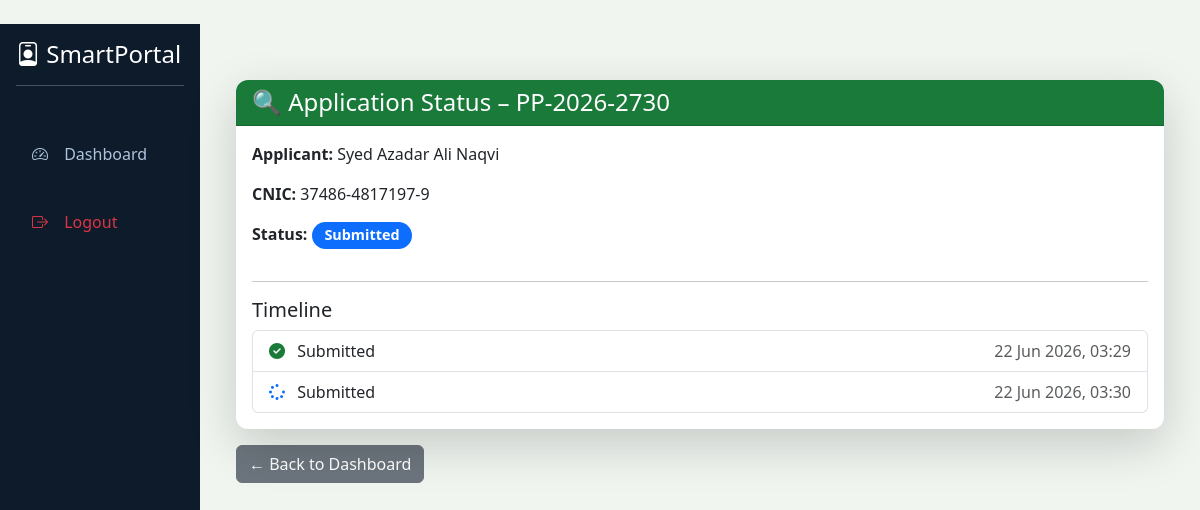
Screenshot of /passport/track/1/ (signed in) with the database file from the repository.
### passport/models.py (models this page shows, shortened)
class PassportApplication(models.Model):
    application_id = models.CharField(max_length=20, unique=True, editable=False)
    application_date = models.DateTimeField(auto_now_add=True)
    CATEGORY_CHOICES = [
        ('NEW', 'New Passport'),
        ('RENEW', 'Renewal'),
        ('LOST', 'Lost'),
        ('DAMAGED', 'Damaged'),
    ]
    category = models.CharField(max_length=10, choices=CATEGORY_CHOICES, default='NEW')
    PROCESSING_CHOICES = [
        ('ORDINARY', 'Ordinary (PKR 5,000)'),
        ('URGENT', 'Urgent (PKR 10,000)'),
    ]
    processing_type = models.CharField(max_length=10, choices=PROCESSING_CHOICES, default='ORDINARY')
    PAGE_CHOICES = [
        (36, '36 Pages'),
        (72, '72 Pages (+PKR 2,000)'),
        (100, '100 Pages (+PKR 4,000)'),
    ]
    pages = models.IntegerField(choices=PAGE_CHOICES, default=36)
    full_name = models.CharField(max_length=200)
    first_name = models.CharField(max_length=100)
    last_name = models.CharField(max_length=100)
    gender = models.CharField(max_length=10, choices=[('M','Male'),('F','Female'),('O','Other')])
    date_of_birth = models.DateField()
    place_of_birth = models.CharField(max_length=100)
    nationality = models.CharField(max_length=50, default='Pakistani')
    religion = models.CharField(max_length=50, blank=True)
    marital_status = models.CharField(max_length=20, choices=[('S','Single'),('M','Married'),('D','Divorced'),('W','Widowed')])
    blood_group = models.CharField(max_length=5, blank=True)
    height = models.CharField(max_length=10, blank=True)
    eye_color = models.CharField(max_length=20, blank=True)
    identification_marks = models.TextField(blank=True)
    cnic = models.CharField(max_length=15, unique=True, validators=[RegexValidator(r'^\d{5}-\d{7}-\d$', 'Invalid CNIC format')])
    cnic_issue_date = models.DateField()
    cnic_expiry_date = models.DateField()
    family_registration_number = models.CharField(max_length=20, blank=True)
    b_form_number = models.CharField(max_length=20, blank=True)
    mobile = models.CharField(max_length=15)
    email = models.EmailField()
    emergency_contact_name = models.CharField(max_length=100)
    emergency_contact_number = models.CharField(max_length=15)
    emergency_relationship = models.CharField(max_length=50)
    highest_qualification = models.CharField(max_length=100, blank=True)
    institute_name = models.CharField(max_length=200, blank=True)
    passing_year = models.IntegerField(null=True, blank=True)
    employment_status = models.CharField(max_length=20, choices=[('EMP','Employed'),('UNEMP','Unemployed'),('STU','Student')], default='UNEMP')
    occupation = models.CharField(max_length=100, blank=True)
    organization = models.CharField(max_length=200, blank=True)
    monthly_income = models.CharField(max_length=50, blank=True)
    travel_purpose = models.CharField(max_length=50, choices=[('TOURISM','Tourism'),('STUDY','Study'),('WORK','Work'),('BUSINESS','Business'),('RELIGIOUS','Religious')], default='TOURISM')
    destination_country = models.CharField(max_length=100, blank=True)
    expected_travel_date = models.DateField(null=True, blank=True)
    previous_passport_number = models.CharField(max_length=20, blank=True)
    fee = models.IntegerField(default=5000)
    STATUS_CHOICES = [
        ('DRAFT', 'Draft'),
        ('SUBMITTED', 'Submitted'),
        ('UNDER_REVIEW', 'Under Review'),
        ('DOC_VERIFIED', 'Documents Verified'),
        ('BIO_VERIFIED', 'Biometric Verified'),
        ('APPROVED', 'Approved'),
        ('PRINTING', 'Printing'),
        ('DISPATCHED', 'Dispatched'),
        ('DELIVERED', 'Delivered'),
        ('REJECTED', 'Rejected'),
    ]
    status = models.CharField(max_length=20, choices=STATUS_CHOICES, default='DRAFT')
    passport_number = models.CharField(max_length=20, unique=True, blank=True, null=True)
    issue_date = models.DateField(null=True, blank=True)
    expiry_date = models.DateField(null=True, blank=True)
    tracking_number = models.CharField(max_length=20, unique=True, blank=True, null=True)
    qr_code = models.ImageField(upload_to='passport/qrcodes/', null=True, blank=True)
    user = models.ForeignKey(User, on_delete=models.CASCADE)
    created_at = models.DateTimeField(auto_now_add=True)
    updated_at = models.DateTimeField(auto_now=True)

class StatusLog(models.Model):
    application = models.ForeignKey(PassportApplication, on_delete=models.CASCADE, related_name='status_logs')
    status = models.CharField(max_length=20, choices=PassportApplication.STATUS_CHOICES)
    notes = models.TextField(blank=True)
    created_at = models.DateTimeField(auto_now_add=True)

### passport/views.py (the view)
# urls.py: path('track/<int:app_id>/', views.track_application, name='passport_track'),
@login_required
def track_application(request, app_id):
    app = get_object_or_404(PassportApplication, id=app_id, user=request.user)
    logs = app.status_logs.all().order_by('-created_at')
    return render(request, 'passport/status.html', {'app': app, 'logs': logs})

### passport/templates/passport/status.html (shortened to what this page needs)
{% extends "base.html" %}
{% load static %}
{% block content %}
<div class="container mt-4">
    <div class="card shadow-lg border-0">
        <div class="card-header bg-success text-white">
            <h4 class="mb-0">🔍 Application Status – {{ app.application_id }}</h4>
        </div>
        <div class="card-body">
            <div class="row">
                <div class="col-md-6">
                    <p><strong>Applicant:</strong> {{ app.full_name }}</p>
                    <p><strong>CNIC:</strong> {{ app.cnic }}</p>
                    <p><strong>Status:</strong>
                        <span class="badge
                            {% if app.status == 'APPROVED' %}bg-success
                            {% elif app.status == 'REJECTED' %}bg-danger
                            {% elif app.status == 'SUBMITTED' %}bg-primary
                            {% else %}bg-secondary{% endif %}
                            status-badge">
                            {{ app.get_status_display }}
                        </span>
                    </p>
                </div>
                <div class="col-md-6">
                </div>
            </div>
            <hr>
            <h5>Timeline</h5>
            <ul class="list-group">
                <li class="list-group-item d-flex justify-content-between align-items-center">
                    <span><i class="fas fa-check-circle text-success me-2"></i> Submitted</span>
                    <span class="text-muted">{{ app.created_at|date:"d M Y, H:i" }}</span>
                </li>
                {% for log in logs %}
                <li class="list-group-item d-flex justify-content-between align-items-center">
                    <span><i class="fas fa-spinner text-primary me-2"></i> {{ log.get_status_display }}</span>
                    <span class="text-muted">{{ log.created_at|date:"d M Y, H:i" }}</span>
                </li>
                {% empty %}
                <li class="list-group-item">No further logs.</li>
                {% endfor %}
            </ul>
        </div>
    </div>
    <a href="{% url 'passport_dashboard' %}" class="btn btn-secondary mt-3">← Back to Dashboard</a>
</div>
{% endblock %}

### templates/base.html (style rules this page uses)
:root { --gov-green: #1a7a3a; --gov-dark: #0d4a1f; --gov-light: #e8f5e9; --gov-gold: #c5a059; }
body { background-color: #f0f5f0; font-family: 'Segoe UI', Tahoma, Geneva, Verdana, sans-serif; }
.card { border: none; border-radius: 0.75rem; box-shadow: 0 4px 12px rgba(0,0,0,0.05); }
.card-header { border-radius: 0.75rem 0.75rem 0 0 !important; }
.bg-success { background-color: var(--gov-green) !important; }
.text-success { color: var(--gov-green) !important; }

### passport/templates/passport/status.html (style rules this page uses)
.status-badge { font-size: 0.9rem; padding: 0.4rem 0.8rem; border-radius: 2rem; }

### rows the page displays
PassportApplication: application_id "PP-2026-2730", full_name "Syed Azadar Ali Naqvi", cnic "37486-4817197-9", status "Submitted", created_at "22 Jun 2026, 03:29"
StatusLog: status "Submitted", created_at "22 Jun 2026, 03:30"
